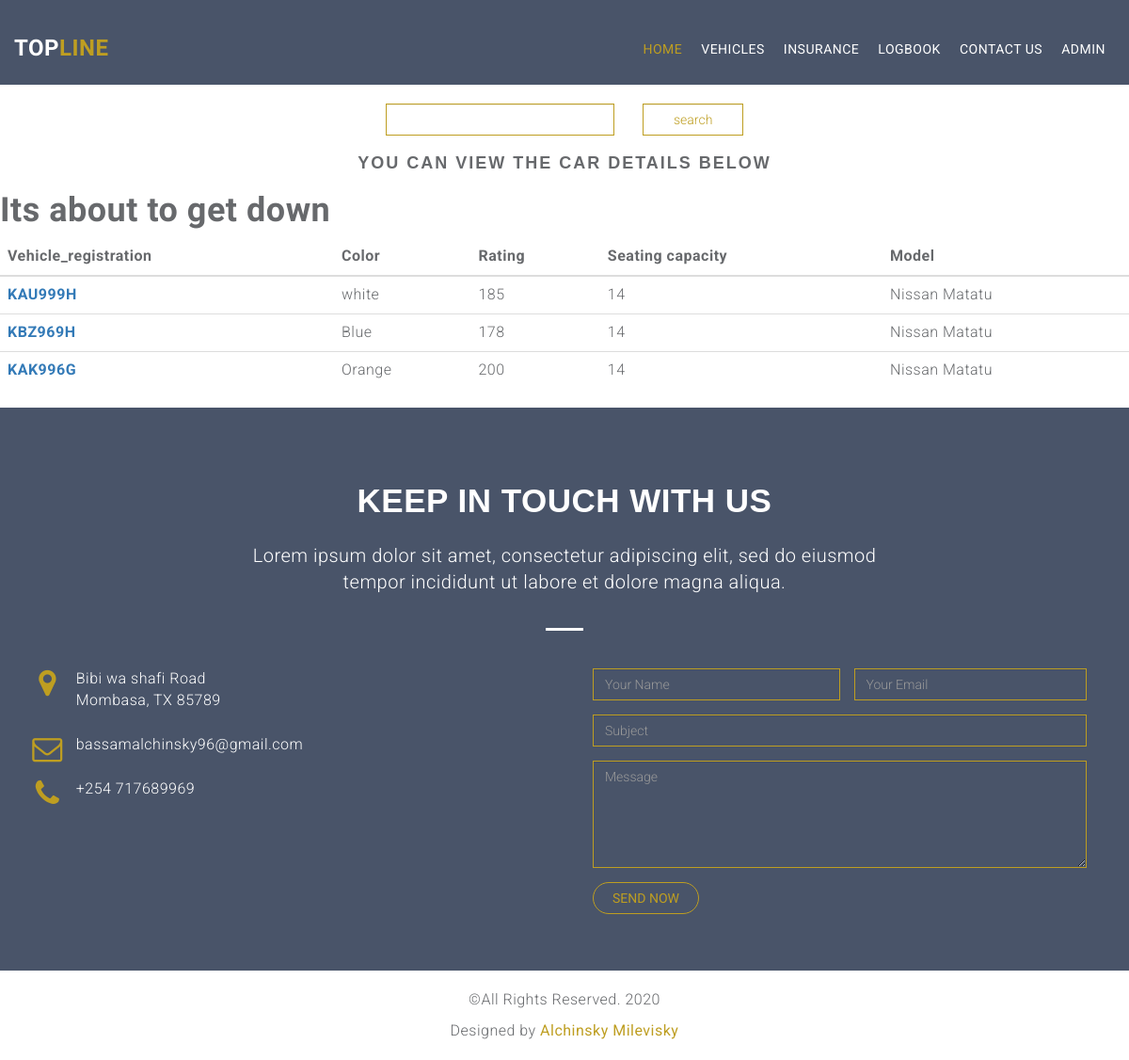
Page /logbook_lists/ on the committed database.
### vehicle/models.py (models this page shows, shortened)
class Logbook(models.Model):
    chases_no = models.CharField(max_length=20)
    engine = models.CharField(max_length=30)
    color = models.CharField(max_length=20)
    rating = models.CharField(max_length=30)
    vehicle_registration = models.CharField(max_length=50)
    seating_capacity = models.IntegerField()
    model = models.CharField(max_length=30)
    image = models.FileField()

### vehicle/views.py (the view)
# urls.py: re_path(r'^logbook_lists/$', views.Logbook_list.as_view(), name='logbook-details'),
class Logbook_list(ListView):
    template_name = 'vehicle/logbooks.html'
    def get_queryset(self):
        query = self.request.GET.get('date')
        result = Logbook.objects.all()
        if query:
            insurance = Logbook.objects.all()
            result = insurance.filter(vehicle_registration__icontains=query)
            print("almost there", len(result))
        return result

### Topline/utils.py (called while the page is built)
    def process_request(self, request):
        if settings.DEBUG:
            setattr(request, '_dont_enforce_csrf_checks', True)

### vehicle/templates/vehicle/logbooks.html (shortened to what this page needs)
<!DOCTYPE html>
<html lang="en">
<head>
    {% load static %}
  <link rel="stylesheet" type="text/css" href="{% static 'vehicle/css/jquery.bxslider.css' %}">
  <link rel="stylesheet" type="text/css" href="{% static 'vehicle/css/font-awesome.min.css' %}">
  <link rel="stylesheet" type="text/css" href="{% static 'vehicle/css/bootstrap.min.css' %}">
  <link rel="stylesheet" type="text/css" href="{% static 'vehicle/css/animate.css' %}">
  <link rel="stylesheet" type="text/css" href="{% static 'vehicle/css/style.css' %}">
</head>
<body>
  <div id="myDiv">
      <div class="bg-color" style="min-height: 90px;  background-color: rgb(73, 84, 105);">
        <header id="main-header">
          <nav class="navbar navbar-default navbar-fixed-top">
            <div class="container">
              <div class="navbar-header">
                <a class="navbar-brand" href="#">Top<span class="logo-dec">Line</span></a>
              </div>
              <div class="collapse navbar-collapse" id="myNavbar">
                <ul class="nav navbar-nav navbar-right">
                  <li class="active"><a href="{% url 'vehicle:home' %}">Home</a></li>
                  <li class=""><a href="{% url 'vehicle:car-details' %}">Vehicles</a> </li>
                  <li class=""><a href="{% url 'vehicle:insurance-details' %}">Insurance</a> </li>
                  <li class=""><a href="{% url 'vehicle:logbook-details' %}">Logbook</a> </li>
                  <li class=""><a href="#contact">Contact Us</a></li>
                  <li class=""><a href="{% url 'admin:index' %}">Admin</a> </li>
                </ul>
              </div>
            </div>
          </nav>
        </header>
      </div>
  <div class="row" style="padding-top: 2rem;">
      <div class="col-md-4 col-xs-2"></div>
      <div class="col-md-4 col-xs-8">
          <form action="#" method="GET">
              <div class="row">
                  <div class="col-md-8 col-xs-8">
                        <input class="form-control" type="text" name="date" value="{{ request.GET.date }}">
                  </div>
                  <div class="col-md-4 col-xs-4">
                        <input class="form-control" type="submit" value="search">
                  </div>
              </div>
          </form>
      </div>
      <div class="col-md-4 col-xs-2"></div>
  </div>
      <h1 class="bnr-title text-center wow fadeIn delay-05s">You can view the car details below</h1>
            <h1>Its about to get down</h1>
  <table class="table">
  <thead>
    <tr>
      <th scope="col">Vehicle_registration</th>
      <th scope="col">Color</th>
      <th scope="col">Rating</th>
      <th scope="col">Seating capacity</th>
      <th scope="col">Model</th>
    </tr>
  </thead>
  <tbody>
  {% for b in  object_list %}
    <tr>
        <th scope="row"><a href="#" id="myBtn">{{ b.vehicle_registration}}</a></th>
      <td>{{ b.color }}</td>
      <td>{{ b.rating }}</td>
      <td>{{ b.seating_capacity }}</td>
      <td>{{ b.model }}</td>
    </tr>
  {% endfor %}
  </tbody>
</table>
<section id="contact" class="section-padding wow fadeInUp delay-05s">
      <div class="container">
        <div class="row">
          <div class="col-md-12 text-center white">
            <h2 class="service-title pad-bt15">Keep in touch with us</h2>
            <p class="sub-title pad-bt15">Lorem ipsum dolor sit amet, consectetur adipiscing elit, sed do eiusmod<br>tempor incididunt ut labore et dolore magna aliqua.</p>
            <hr class="bottom-line white-bg">
          </div>
          <div class="col-md-6 col-sm-6 col-xs-12">
            <div class="loction-info white">
              <p><i class="fa fa-map-marker fa-fw pull-left fa-2x"></i>Bibi wa shafi Road<br>Mombasa, TX 85789</p>
              <p><i class="fa fa-envelope-o fa-fw pull-left fa-2x"></i>bassamalchinsky96@gmail.com</p>
              <p><i class="fa fa-phone fa-fw pull-left fa-2x"></i>+254 717689969</p>
            </div>
          </div>
          <div class="col-md-6 col-sm-6 col-xs-12">
            <div class="contact-form">
              <form action="" method="post" role="form" class="contactForm">
                <div class="col-md-6 padding-right-zero">
                  <div class="form-group">
                    <input type="text" name="name" class="form-control" id="name" placeholder="Your Name" data-rule="minlen:4" data-msg="Please enter at least 4 chars" />
                  </div>
                </div>
                <div class="col-md-6">
                  <div class="form-group">
                    <input type="email" class="form-control" name="email" id="email" placeholder="Your Email" data-rule="email" data-msg="Please enter a valid email" />
                  </div>
                </div>
                <div class="col-md-12">
                  <div class="form-group">
                    <input type="text" class="form-control" name="subject" id="subject" placeholder="Subject" data-rule="minlen:4" data-msg="Please enter at least 8 chars of subject" />
                  </div>
                </div>
                <div class="col-md-12">
                  <div class="form-group">
                    <textarea class="form-control" name="message" rows="5" data-rule="required" data-msg="Please write something for us" placeholder="Message"></textarea>
                  </div>
                  <button type="submit" class="btn btn-primary btn-submit">SEND NOW</button>
                </div>
              </form>
            </div>
          </div>
        </div>
      </div>
    </section>
    <footer id="footer">
      <div class="container">
        <div class="row text-center">
          <p>&copy;All Rights Reserved. 2020</p>
          <div class="credits">
            Designed by <a href="#">Alchinsky Milevisky</a>
          </div>
        </div>
      </div>
    </footer>
  </div>
</body>
</html>

### vehicle/static/vehicle/css/style.css (style rules this page uses)
body { line-height: 1.4; font-family: 'Roboto', sans-serif; color: #67696c; font-size: 16px; font-weight: 300; letter-spacing: 0.5px; overflow-x: hidden; }
ol, ul { list-style: none; }
table { border-collapse: collapse; border-spacing: 0; }
h1, h2, h3, h4, h5, h6 { font-family: 'Raleway', sans-serif; font-weight: 600; }
.section-padding { padding: 60px 0px; }
.bg-color { background-color: rgba(0, 0, 0, 0.5); min-height: 650px; }
.navbar-default { background-color: transparent; border: 0px; padding: 20px 0; transition: all 0.3s; }
.logo-dec { color: #be9e21; }
.navbar-default .navbar-brand { color: #fff; font-family: 'Raleway', sans-serif; font-weight: 700; }
.navbar-brand { padding: 0px; font-size: 24px; text-transform: uppercase; padding: 15px 0px; margin-top: 6px; }
.navbar-default .navbar-nav>li>a { padding: 5px 10px; font-size: 14px; line-height: 54px; font-weight: 400; text-transform: uppercase; background: transparent; color: #fff; -webkit-transition: color 0.2s ease-out; transition: color 0.2s ease-out; }
.navbar-default .navbar-nav>.active>a, .navbar-default .navbar-nav>.active>a:focus, .navbar-default .navbar-nav>.active>a:hover { color: #be9e21; background-color: transparent; }
.bnr-title, .bnr-sub-title { font-family: 'Fira Sans', sans-serif; }
h1.bnr-title { font-size: 18px; text-transform: uppercase; letter-spacing: 2px; }
.title, .service-title { font-family: 'Fira Sans', sans-serif; font-size: 35px; text-transform: uppercase; }
.sub-title { font-size: 20px; }
.bottom-line { margin-top: 20px; margin-bottom: 40px; border: 0; border-top: 0px; height: 3px; width: 40px; background-color: #BE9E21; }
.pad-bt15 { padding-bottom: 15px; }
.padding-right-zero { padding-right: 0px !important; }
.white { color: #fff !important; }
#contact { background-color: rgb(73, 84, 105); }
.btn-submit, .btn-submit:hover, .btn-submit:focus { background-color: transparent; border-radius: 60px; color: #be9e21; font-weight: 400; border: 1px solid #be9e21; font-size: 14px; padding: 6px 20px; }
.form-control { background-color: transparent; border-radius: 0px; color: #be9e21 !important; border-color: #be9e21; }
.contact-form input.form-control { color: #fff; }
.loction-info p { margin-bottom: 25px; }
.loction-info p i { color: #be9e21; }
#footer { padding: 20px 0px; }
.white-bg { background-color: #fff; }
#footer a { color: #be9e21; font-weight: 400; }

### rows in the picture
Logbook: vehicle_registration "KAU999H", color "white", rating "185", seating_capacity "14", model "Nissan Matatu"
Logbook: vehicle_registration "KBZ969H", color "Blue", rating "178", seating_capacity "14", model "Nissan Matatu"
Logbook: vehicle_registration "KAK996G", color "Orange", rating "200", seating_capacity "14", model "Nissan Matatu"
